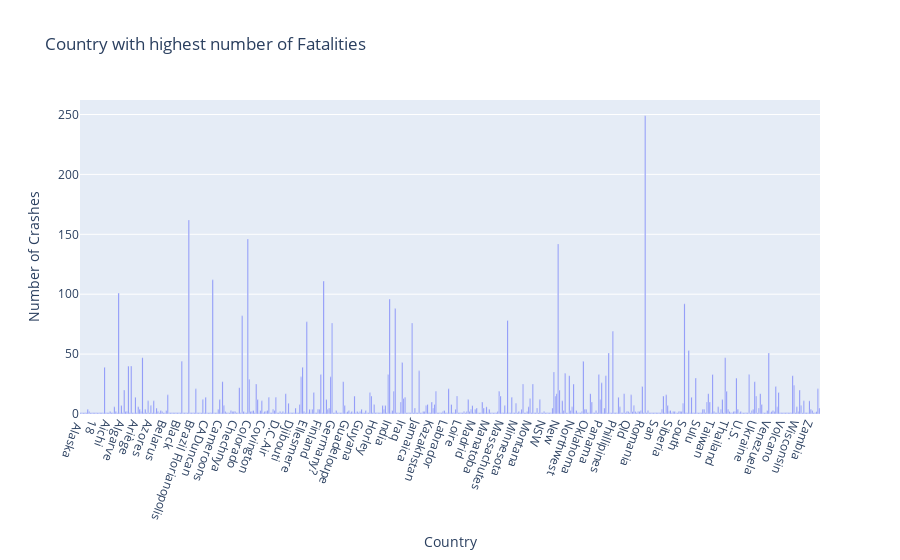

The notebook cell saved with this chart:
### Markdown cell above
FINDINGS 5
.December months have more number of crashes with nearly 500 crashes.
.January months have the second highest month with crashes nearly 500.
.March, July, August, September, October, November have more than 400+ crashes.
.February, April, May, June have more than 300+ crashes.

### Code cell
data = pd.read_csv("aircrahesFullDataUpdated_2024.csv")



crashes_per_country = data.groupby('Country/Region').size().reset_index(name='Count')

fig = px.bar(crashes_per_country, x='Country/Region', y='Count',
             title='Country with highest number of Fatalities',
             labels={'Country/Region': 'Country', 'Count': 'Number of Crashes'})
fig.update_xaxes(tickangle=110)

### Figure 1 — Plotly figure (JSON) as saved in the notebook; plotly's stock layout.template omitted (floating-point values rounded to 4 significant figures; data arrays with more than 128 entries replaced by an {"elided": "..."} marker saying what was removed)
{"data": [{"alignmentgroup": "True", "hovertemplate": "Country=%{x}<br>Number of Crashes=%{y}<extra></extra>", "legendgroup": "", "marker": {"color": "#636efa", "pattern": {"shape": ""}}, "name": "", "offsetgroup": "", "orientation": "v", "showlegend": false, "textposition": "auto", "type": "bar", "x": {"elided": "527 str values"}, "xaxis": "x", "y": {"elided": "527 int values"}, "yaxis": "y"}], "layout": {"barmode": "relative", "legend": {"tracegroupgap": 0}, "title": {"text": "Country with highest number of Fatalities"}, "xaxis": {"anchor": "y", "domain": [0, 1], "tickangle": 110, "title": {"text": "Country"}}, "yaxis": {"anchor": "x", "domain": [0, 1], "title": {"text": "Number of Crashes"}}}}
